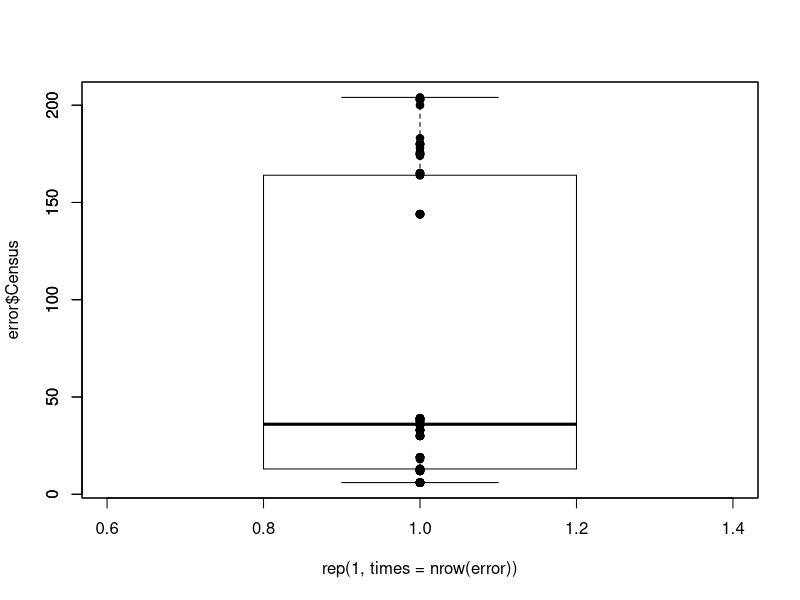

Write R code to recreate this figure.
### Title: measurement error
###
### Author: Michael Koontz
### 
### Date Created: 20140604
### Last Updated: 20170127
###
# Purpose: Evaluates the measurement error in censusing using repeat measures 
# of 15 populations of unknown size

# Fifteen populations were set up with unknown, but variable population sizes 
# and 8 different observers censused each population. Five populations were
# "small", 5 populations were "medium", and 5 populations were "large"
library(dplyr)
library(tidyr)

# Read file
error <- read.csv("data/measurement-error.csv")
error$size_cat <- c(rep("s", 5), rep("m", 5), rep("l", 5))
head(error)

# Plot the range of census values
plot(x = rep(1, times = nrow(error)), y = error$Census, pch = 19)
boxplot(error$Census, add = TRUE, col = NA)

# Mean and variance of censused population sizes. If variance is 0, then all 
# observers recorded the same population size 
(group.mn <- tapply(error$Census, error$Box, FUN=function(x) mean(x, na.rm=TRUE)))
(variance <- tapply(error$Census, error$Box, FUN=function(x) var(x, na.rm=TRUE)))

# The squared difference between each observer's census and the group mean for
# each population
(ss_resids <- tapply(X = error$Census, 
                  INDEX = error$Person, 
                  FUN=function(x) ( ((x - group.mn)^2) ) ))

ss_resids_df <- do.call(rbind, ss_resids)

# Coefficient of variation of observer error per population (standard deviation
# of sum of squares residuals per popoulation per observer divided by group mean
# per population)
CoV <- apply(ss_resids_df, MARGIN = 2, FUN = function(x) sqrt(x)) %>%
  apply(MARGIN = 1, FUN = function(y) y / group.mn) %>%
  t()

pct_err_long <- CoV %>%
  as.data.frame() %>%
  mutate(observer = rownames(.)) %>%
  gather(key = "box", value = "pct_err", -observer) %>%
  mutate(size_cat = "s") %>%
  mutate(size_cat = ifelse(box %in% 1:5, yes = "s", no = ifelse(box %in% 6:10, yes = "m", no = "l"))) %>%
  mutate(group_mn = group.mn[box]) # Add the group means for each box

# Treat the population size as a categorical predictor with 3 levels (small, medium, large)
fm1 <- lm(pct_err ~ observer + size_cat, data = pct_err_long)
summary(fm1)

# Treat the group means as a continuous predictor
fm2 <- lm(pct_err ~ observer + group_mn, data = pct_err_long)
summary(fm2)

# Conclusion: No difference in measurement error amongst observers, no effect of
# population size on measurement error %

# Average percent difference for any one observer and any one population was 0.26%
fm3 <- lm(pct_err ~ 1, data = pct_err_long)
summary(fm3)
